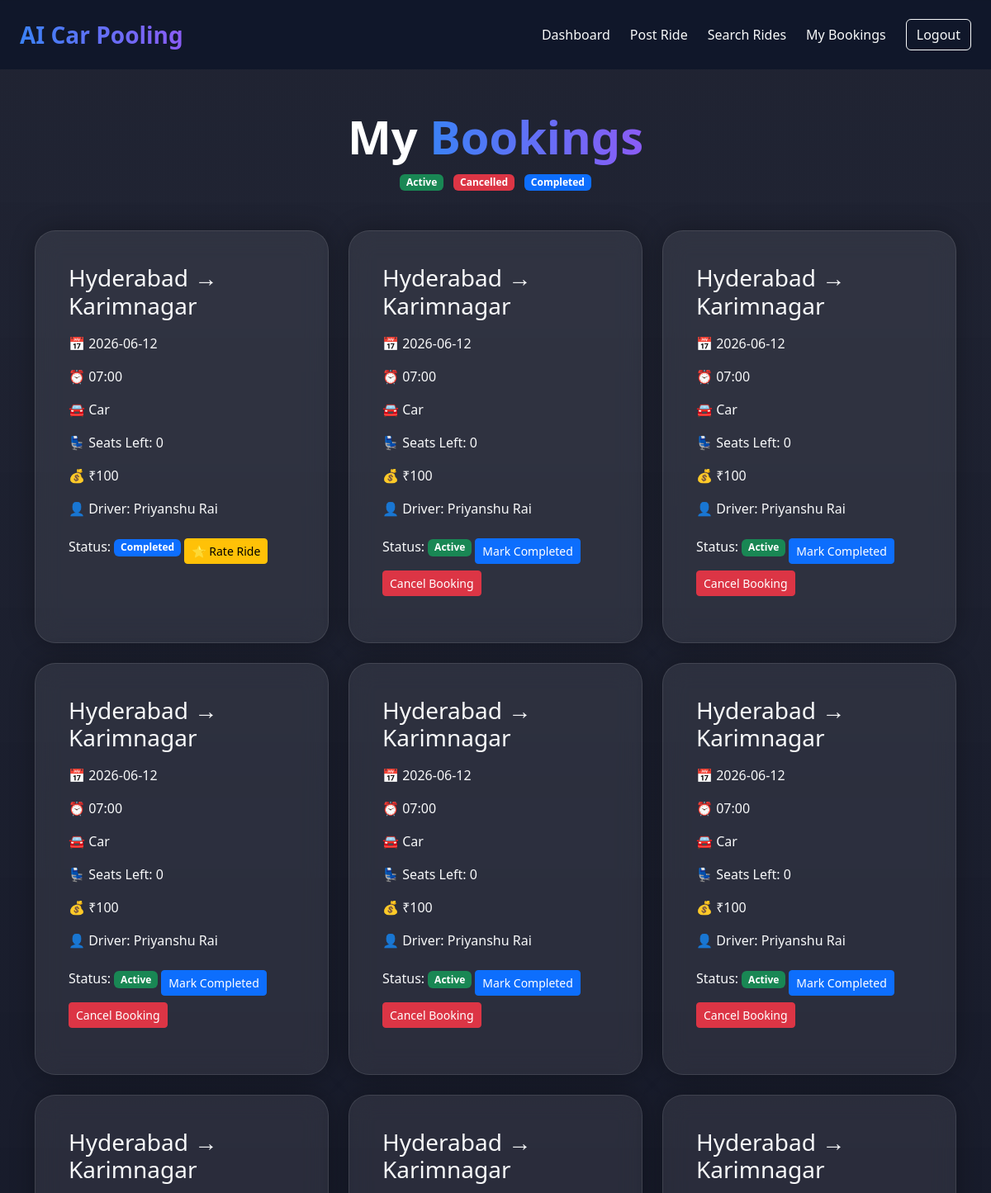
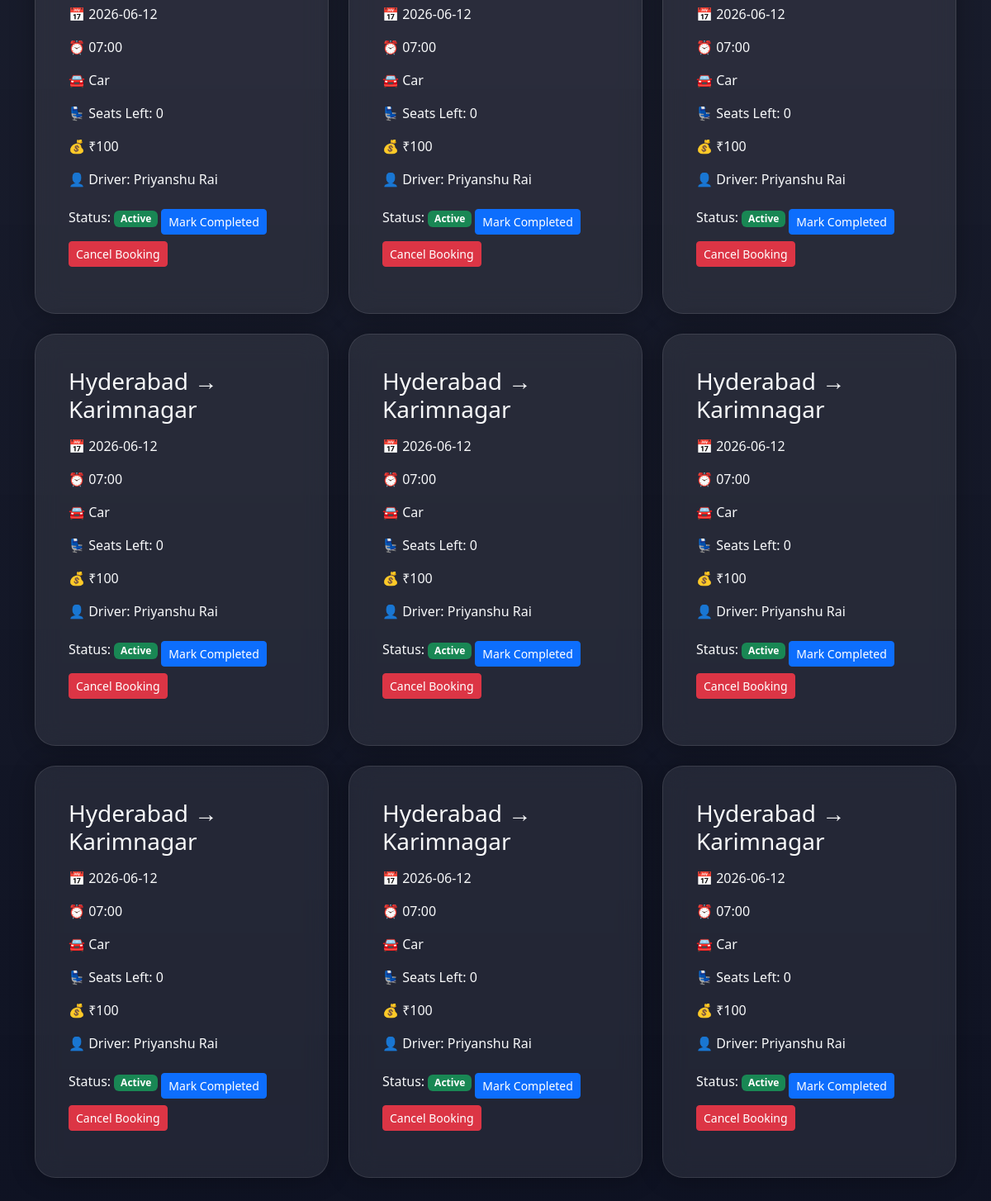
Page /my_bookings (signed in) on the committed database (2 pictures, top to bottom).
### models/ride_model.py (models this page shows)
class Ride(db.Model):
    id = db.Column(db.Integer, primary_key=True)
    source = db.Column(db.String(100))
    destination = db.Column(db.String(100))
    date = db.Column(db.String(50))
    time = db.Column(db.String(50))
    seats = db.Column(db.Integer)
    price = db.Column(db.Integer)
    description = db.Column(db.String(500))
    vehicle = db.Column(db.String(100))
    pickup = db.Column(db.String(200))
    gender = db.Column(db.String(50))
    phone = db.Column(db.String(20))
    user_id = db.Column(db.Integer)

### models/user_model.py (models this page shows)
class User(db.Model):
    id = db.Column(db.Integer, primary_key=True)
    name = db.Column(db.String(100))
    email = db.Column(db.String(100), unique=True)
    password = db.Column(db.String(200))
    phone = db.Column(db.String(20))
    city = db.Column(db.String(100))
    bio = db.Column(db.Text)

### app.py (the view)
@app.route('/my_bookings')
def my_bookings():
    if 'user_id' not in session:
        return redirect('/login')
    bookings = Booking.query.filter_by(
        user_id=session['user_id']
    ).all()
    booked_rides = []
    for booking in bookings:
        ride = Ride.query.get(booking.ride_id)
        driver = User.query.get(ride.user_id)
        if ride:
            booked_rides.append({
            'ride': ride,
            'status': booking.status,
            'driver_name': driver.name if driver else "Unknown"
        })
    return render_template(
'bookings.html',
bookings=booked_rides
)

### app.py (called while the page is built)
@app.context_processor
def notification_count():
    if 'user_id' in session:
        count = Notification.query.filter_by(
            user_id=session['user_id'],
            is_read=False
        ).count()
        return dict(
            notification_count=count
        )
    return dict(
        notification_count=0
    )

### templates/bookings.html (shortened to what this page needs)
<!DOCTYPE html>
<html lang="en">
<head>
    <link href="https://cdn.jsdelivr.net/npm/bootstrap@5.3.3/dist/css/bootstrap.min.css"
          rel="stylesheet">
    <link rel="stylesheet"
          href="{{ url_for('static', filename='css/style.css') }}">
</head>
<body class="home-body">
    <nav class="navbar navbar-expand-lg navbar-dark px-4 py-3 custom-navbar">
    <a class="navbar-brand fw-bold fs-3 gradient-text"
       href="/dashboard">
        AI Car Pooling
    </a>
    <div class="ms-auto d-flex align-items-center gap-4">
        <a class="nav-link text-light"
           href="/dashboard">
            Dashboard
        </a>
        <a class="nav-link text-light"
           href="/post_ride">
            Post Ride
        </a>
        <a class="nav-link text-light"
           href="/search_rides">
            Search Rides
        </a>
        <a class="nav-link text-light"
           href="/my_bookings">
            My Bookings
        </a>
        <a href="/logout"
           class="btn btn-outline-light">
            Logout
        </a>
    </div>
</nav>
<section class="container py-5">
    <div class="text-center mb-5">
        <h1 class="display-4 fw-bold">
            My
            <span class="gradient-text">
                Bookings
            </span>
        </h1>
        <div class="text-center mb-4">
    <span class="badge bg-success me-2">
        Active
    </span>
    <span class="badge bg-danger me-2">
        Cancelled
    </span>
    <span class="badge bg-primary">
        Completed
    </span>
</div>
    </div>
    {% if bookings %}
    <div class="row">
        {% for booking in bookings %}
            <div class="col-lg-4 mb-4">
                <div class="glass-card h-100">
                    <h3 class="mb-3 text-light">
                        {{ booking.ride.source }}
                        →
                        {{ booking.ride.destination }}
                    </h3>
                    <p class="text-light">
                        📅 {{ booking.ride.date }}
                    </p>
                    <p class="text-light">
                        ⏰ {{ booking.ride.time }}
                    </p>
                    <p class="text-light">
                        🚘 {{ booking.ride.vehicle }}
                    </p>
                    <p class="text-light">
                        💺 Seats Left:
                        {{ booking.ride.seats }}
                    </p>
                    <p class="text-light">
                        💰 ₹{{ booking.ride.price }}
                    </p>
                    <p class="text-light">
    👤 Driver: {{ booking.driver_name }}
</p>
                    <p class="text-light">
    Status:
    {% if booking.status == "Active" %}
    <span class="badge bg-success">Active</span>
{% elif booking.status == "Completed" %}
    <span class="badge bg-primary">Completed</span>
<a href="/rate_ride/{{ booking.ride.id }}"
   class="btn btn-warning btn-sm mt-2">
    ⭐ Rate Ride
</a>
{% else %}
    <span class="badge bg-danger">Cancelled</span>
{% endif %}
{% if booking.status == "Active" %}
<a href="/complete_booking/{{ booking.ride.id }}"
   class="btn btn-primary btn-sm mt-2">
    Mark Completed
</a>
<a href="/cancel_booking/{{ booking.ride.id }}"
   class="btn btn-danger btn-sm mt-2">
    Cancel Booking
</a>
{% endif %}
</p>
                </div>
            </div>
        {% endfor %}
    </div>
    {% else %}
    <div class="glass-card text-center p-5">
        <h2 class="text-light">
            No bookings yet 😔
        </h2>
    </div>
    {% endif %}
</section>
</body>
</html>

### static/css/style.css (style rules this page uses)
* { margin:0; padding:0; box-sizing:border-box; font-family:'Segoe UI',sans-serif; }
body { overflow-x:hidden; background:#020617; }
.home-body { min-height:100vh; background: linear-gradient(135deg,#020617 0%,#0f172a 50%,#1e293b 100%); color:white; background: linear-gradient(rgba(2,6,23,0.88),rgba(2,6,23,0.95)), url('https://images.unsplash.com/photo-1492144534655-ae79c964c9d?q=80&w=2083&auto=format&fit=crop'); background-size:cover; background-position:center; }
.navbar { background:rgba(15,23,42,0.9)!important; backdrop-filter:blur(10px); }
.gradient-text { background:linear-gradient(to right,#38bdf8,#8b5cf6); -webkit-background-clip:text; -webkit-text-fill-color:transparent; }
.glass-card { background:rgba(255,255,255,0.08); border:1px solid rgba(255,255,255,0.15); backdrop-filter:blur(16px); border-radius:28px; padding:40px; box-shadow:0 8px 40px rgba(0,0,0,0.4); color:white; }
.glass-card { transition:0.4s; }
.glass-card { animation:floatCard 4s ease-in-out infinite; }
.navbar a { transition:0.3s; }
.glass-card { width:380px; margin:auto; }
.glass-card { background:rgba(255,255,255,0.08); border:1px solid rgba(255,255,255,0.1); border-radius:25px; backdrop-filter:blur(15px); box-shadow:0px 0px 30px rgba(0,0,0,0.3); transition:0.3s; }
.gradient-text { background:linear-gradient(to right,#3b82f6,#8b5cf6); -webkit-background-clip:text; -webkit-text-fill-color:transparent; }
.glass-card { width: 100%; }

### rows in the picture
Ride: ride.source "Hyderabad" "Hyderabad" "Hyderabad" "Hyderabad" "Hyderabad" "Hyderabad" "Hyderabad" "Hyderabad" "Hyderabad" "Hyderabad", ride.destination "Karimnagar" "Karimnagar" "Karimnagar" "Karimnagar" "Karimnagar" "Karimnagar" "Karimnagar" "Karimnagar" "Karimnagar" "Karimnagar", ride "2026-06-12" "2026-06-12" "2026-06-12" "2026-06-12" "2026-06-12" "2026-06-12" "2026-06-12" "2026-06-12" "2026-06-12" "2026-06-12", ride.time "07:00" "07:00" "07:00" "07:00" "07:00" "07:00" "07:00" "07:00" "07:00" "07:00", ride.vehicle "Car" "Car" "Car" "Car" "Car" "Car" "Car" "Car" "Car" "Car", ride.seats "0" "0" "0" "0" "0" "0" "0" "0" "0" "0", ride.price "100" "100" "100" "100" "100" "100" "100" "100" "100" "100"
User: driver_name "Priyanshu Rai" "Priyanshu Rai" "Priyanshu Rai" "Priyanshu Rai" "Priyanshu Rai" "Priyanshu Rai" "Priyanshu Rai" "Priyanshu Rai" "Priyanshu Rai" "Priyanshu Rai" "Priyanshu Rai" "Priyanshu Rai" "Priyanshu Rai" "Priyanshu Rai" "Priyanshu Rai"
Ride: ride.source "Hyderabad" "Hyderabad" "Hyderabad" "Hyderabad" "Hyderabad", ride.destination "Karimnagar" "Karimnagar" "Karimnagar" "Karimnagar" "Karimnagar", ride "2026-06-12" "2026-06-12" "2026-06-12" "2026-06-12" "2026-06-12", ride.time "07:00" "07:00" "07:00" "07:00" "07:00", ride.vehicle "Car" "Car" "Car" "Car" "Car", ride.seats "0" "0" "0" "0" "0", ride.price "100" "100" "100" "100" "100"
